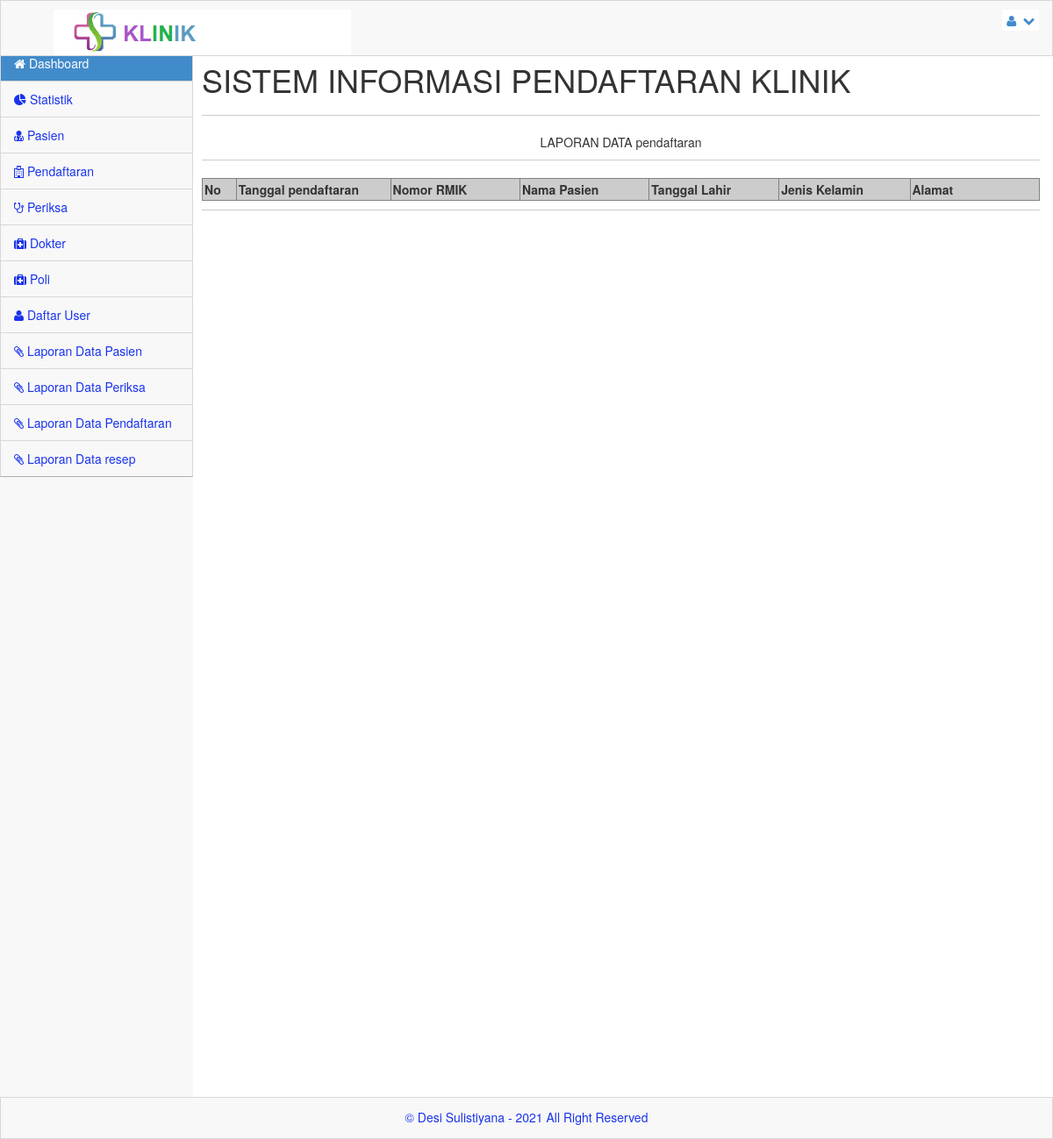
Page /admin/index.php?menu=laporanpendaftaran (signed in) on the earlier database version.
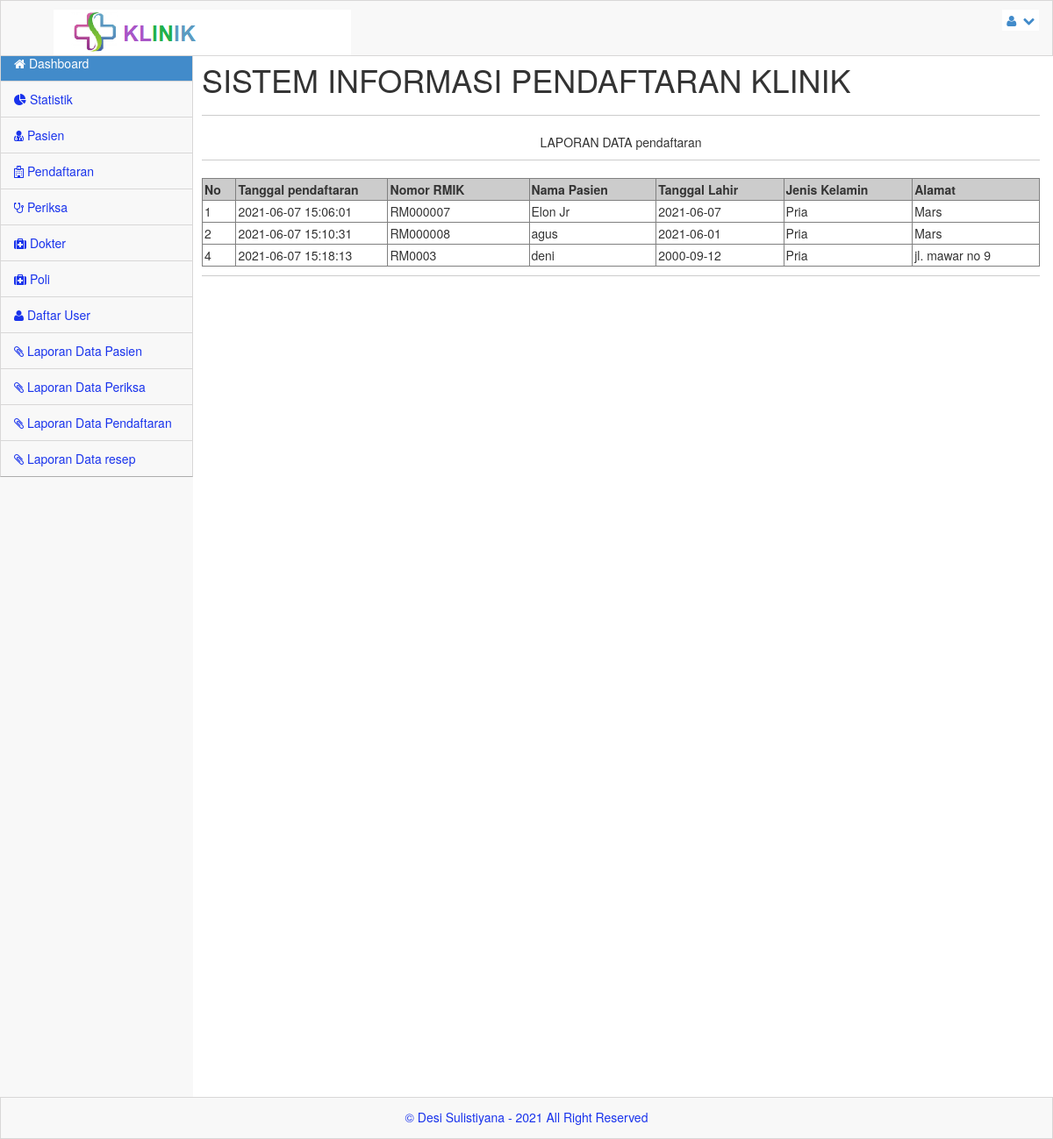
Same page on the later database version.
### tables this page shows
CREATE TABLE `pendaftaran` (
  `no_pendaftaran` int(10) NOT NULL,
  `no_rm` varchar(10) NOT NULL,
  `kd_dokter` varchar(10) DEFAULT NULL,
  `kd_poli` varchar(10) DEFAULT NULL,
  `created_at` timestamp NULL DEFAULT current_timestamp(),
  `updated_at` timestamp NULL DEFAULT current_timestamp(),
  `deleted_at` timestamp NULL DEFAULT NULL
);

CREATE TABLE `pasien` (
  `no_rm` varchar(11) NOT NULL,
  `nm_pasien` varchar(300) NOT NULL,
  `j_kel` varchar(100) NOT NULL,
  `agama` varchar(100) NOT NULL,
  `alamat` varchar(300) NOT NULL,
  `tgl_lhr` date NOT NULL,
  `ktp` varchar(16) NOT NULL,
  `no_tlp` varchar(12) NOT NULL,
  `nm_kel` varchar(20) NOT NULL,
  `hub_kel` varchar(100) NOT NULL
);

### admin/laporanpendaftaran.php (the view, shortened to what this page needs)
<html>
<body onLoad="window.print();">
	<?php
	$row = 20;
	$hal = isset($_GET['hal']) ? $_GET['hal'] : 0;
	?>
	<p align="center" size="25px">LAPORAN DATA pendaftaran</p>
	<hr>
	<table width="100%" cellspacing="0" cellpadding="2" border="1px" class="style1">
		<tr>
		<th width="1%" align="center" bgcolor="#CCCCCC">No</th>
			<th width="6%" align="center" bgcolor="#CCCCCC">Tanggal pendaftaran</th>
			<th width="6%" align="center" bgcolor="#CCCCCC">Nomor RMIK</th>
			<th width="6%" align="center" bgcolor="#CCCCCC">Nama Pasien</th>
			<th width="6%" align="center" bgcolor="#CCCCCC">Tanggal Lahir</th>
			<th width="6%" align="center" bgcolor="#CCCCCC">Jenis Kelamin</th>
			<th width="6%" align="center" bgcolor="#CCCCCC">Alamat</th>
		</tr>
		<?php
		$pendaftaranSql = "SELECT * FROM pendaftaran LEFT JOIN pasien ON pasien.no_rm=pendaftaran.no_rm ORDER BY no_pendaftaran ASC LIMIT $hal, $row";
		$pendaftaranQry = mysqli_query( $server,$pendaftaranSql)  or die("Query pendaftaran salah : " . mysqli_error());
		while ($pendaftaran = mysqli_fetch_array($pendaftaranQry)) {
		?>
			<tbody>
				<tr>
					<td><?php echo $pendaftaran['no_pendaftaran']; ?></td>
					<td><?php echo $pendaftaran['created_at']; ?></td>
					<td><?php echo $pendaftaran['no_rm']; ?></td>
					<td><?php echo $pendaftaran['nm_pasien']; ?></td>
					<td><?php echo $pendaftaran['tgl_lhr']; ?></td>
					<td><?php echo $pendaftaran['j_kel']; ?></td>
					<td><?php echo $pendaftaran['alamat']; ?></td>
				</tr>
			</tbody>
		<?php } ?>
	</table>
</body>
</html>

Differences in the rows shown:
added pendaftaran: no_pendaftaran "1", created_at "2021-06-07 15:06:01", pasien.no_rm "RM000007", pasien.nm_pasien "Elon Jr", pasien.tgl_lhr "2021-06-07", pasien.j_kel "Pria", pasien.alamat "Mars"
added pendaftaran: no_pendaftaran "2", created_at "2021-06-07 15:10:31", pasien.no_rm "RM000008", pasien.nm_pasien "agus", pasien.tgl_lhr "2021-06-01", pasien.j_kel "Pria", pasien.alamat "Mars"
added pendaftaran: no_pendaftaran "4", created_at "2021-06-07 15:18:13", pasien.no_rm "RM0003", pasien.nm_pasien "deni", pasien.tgl_lhr "2000-09-12", pasien.j_kel "Pria", pasien.alamat "jl. mawar no 9"
